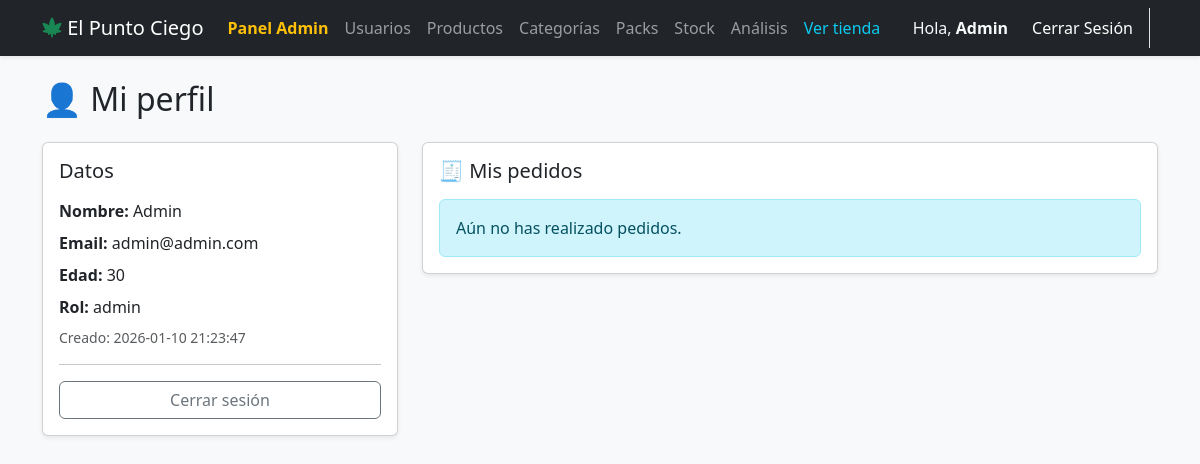
Page /index.php?c=user&a=profile (signed in) on the committed database.
### tables this page shows
CREATE TABLE users (
    id INT AUTO_INCREMENT,
    name VARCHAR(255) NOT NULL,
    role VARCHAR(50)  NOT NULL DEFAULT 'customer',
    gmail VARCHAR(255) NOT NULL,
    password VARCHAR(255) NOT NULL,
    edad TINYINT UNSIGNED,
    img VARCHAR(255),
    date_create DATETIME NOT NULL DEFAULT CURRENT_TIMESTAMP,
    last_date DATETIME NULL,
    is_active TINYINT(1) NOT NULL DEFAULT 1,
    CONSTRAINT pk_users PRIMARY KEY (id),
    CONSTRAINT uq_users_gmail UNIQUE (gmail)
);

### controller/user_controller.php (called while the page is built, shortened)
<?php
require_once 'model/UserModel.php';
class UserController
{
    public function profile()
    {
        $userModel = new UserModel();
        $orderModel = new OrderModel();
        $user = $userModel->getById((int)$_SESSION['user_id']);
        $orders = $orderModel->getOrdersByUser((int)$_SESSION['user_id']);
        require 'views/user_profile.php';
        require 'views/layouts/main.php';
    }
}

### model/conectaDB.php (called while the page is built, shortened)
<?php
class DB {
	protected static $instance;
	public static function getInstance() {
		if(empty(self::$instance)) {
			$db_info = array(
				"db_host" => "localhost",
				"db_port" => "3306",
				"db_user" => "root",
				"db_pass" => "",
				"db_name" => "el_punto_ciego"
            );
			try {
				self::$instance = new PDO("mysql:host=".$db_info['db_host'].';port='.$db_info['db_port'].';dbname='.$db_info['db_name'], $db_info['db_user'], $db_info['db_pass']);
				self::$instance->setAttribute(PDO::ATTR_ERRMODE, PDO::ERRMODE_SILENT);
				self::$instance->query('SET NAMES utf8');
				self::$instance->query('SET CHARACTER SET utf8');
			} catch(PDOException $error) {
				echo $error->getMessage();
			}
		}
		return self::$instance;
	}
}
?>

### model/UserModel.php (called while the page is built, shortened)
<?php
require_once 'model/conectaDB.php';
class UserModel
{
    private $db;
    public function __construct()
    {
        $this->db = DB::getInstance();
    }
    public function getById(int $id)
    {
        $sql = "SELECT id, name, gmail, role, edad, img, date_create, last_date, is_active
                FROM users
                WHERE id = :id
                LIMIT 1";
        $stmt = $this->db->prepare($sql);
        $stmt->execute(['id' => $id]);
        return $stmt->fetch(PDO::FETCH_ASSOC);
    }
}

### views/user_profile.php (the view, shortened to what this page needs)
<h2 class="mb-4">👤 Mi perfil</h2>
<div class="row g-4">
  <div class="col-lg-4">
    <div class="card shadow-sm">
      <div class="card-body">
        <h5 class="card-title mb-3">Datos</h5>
        <div class="mb-2"><strong>Nombre:</strong> <?php echo htmlspecialchars($user['name'] ?? ''); ?></div>
        <div class="mb-2"><strong>Email:</strong> <?php echo htmlspecialchars($user['gmail'] ?? ''); ?></div>
        <div class="mb-2"><strong>Edad:</strong> <?php echo htmlspecialchars($user['edad'] ?? '-'); ?></div>
        <div class="mb-2"><strong>Rol:</strong> <?php echo htmlspecialchars($user['role'] ?? ''); ?></div>
        <div class="mb-0 text-muted small">
          Creado: <?php echo htmlspecialchars($user['date_create'] ?? ''); ?>
        </div>
        <hr>
        <a class="btn btn-outline-secondary w-100" href="index.php?c=auth&a=logout">Cerrar sesión</a>
      </div>
    </div>
  </div>
  <div class="col-lg-8">
    <div class="card shadow-sm">
      <div class="card-body">
        <h5 class="card-title mb-3">🧾 Mis pedidos</h5>
        <?php if (empty($orders)): ?>
          <div class="alert alert-info mb-0">Aún no has realizado pedidos.</div>
        <?php endif; ?>
      </div>
    </div>
  </div>
</div>

### public/css/styles.css (style rules this page uses)
.card { transition: transform .15s ease, box-shadow .15s ease; }

### rows in the picture
users: name "Admin", gmail "admin@admin.com", edad "30", role "admin", date_create "2026-01-10 21:23:47"

### other values in the picture
$_SESSION['user_name'] "Admin"
